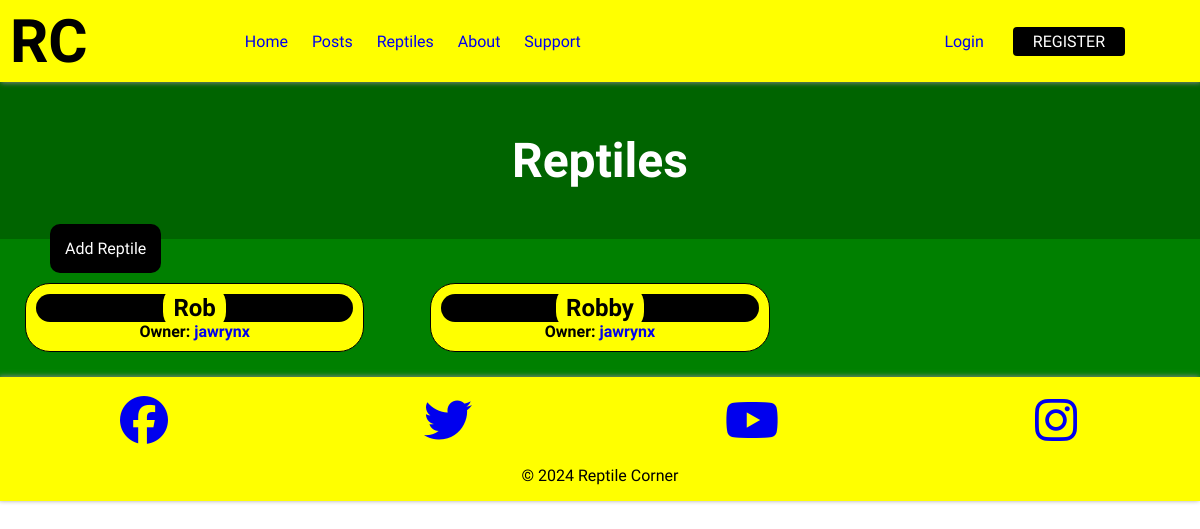
/reptiles/list/, run on an earlier commit of the app's database.
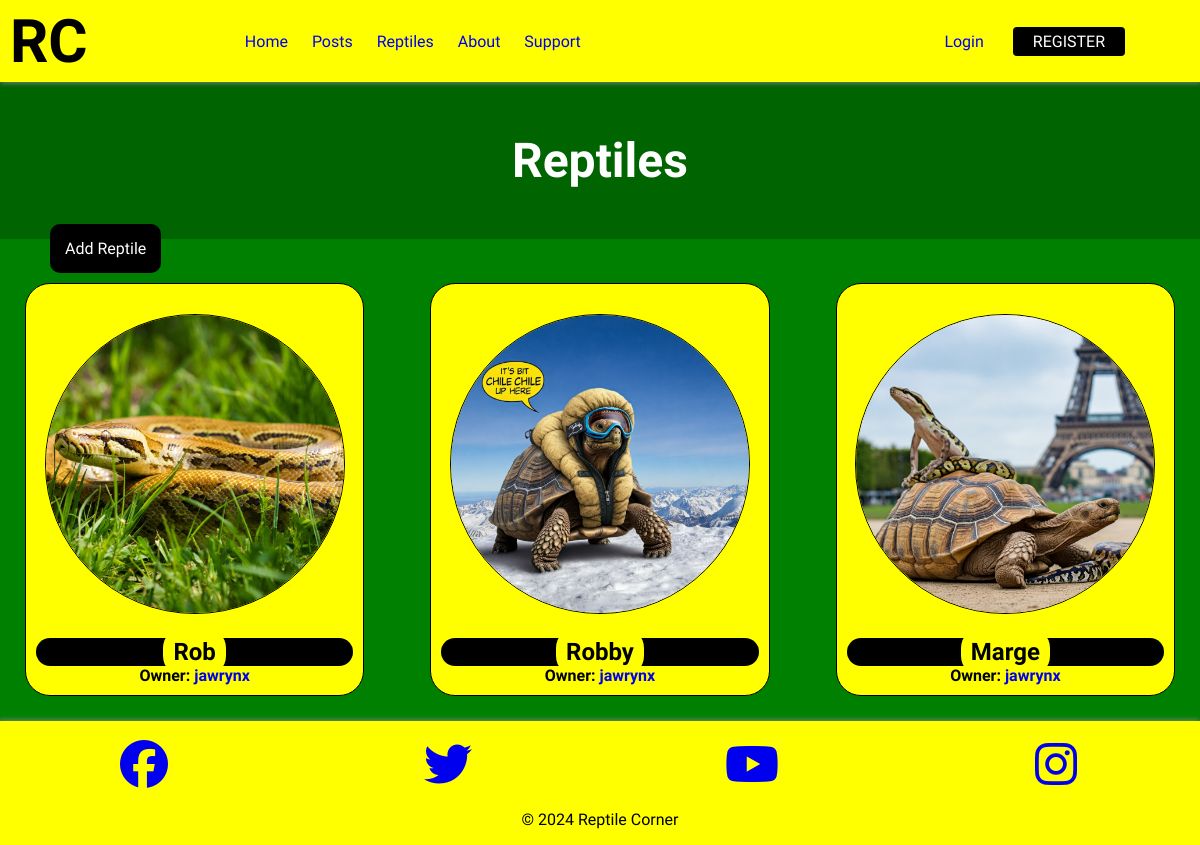
And on a later commit of the database.
### reptiles/models.py (models this page shows, shortened)
class Reptile(models.Model):
    user = models.ForeignKey(User, on_delete=models.CASCADE, related_name='reptiles')
    name = models.CharField(max_length=30)
    age = models.IntegerField()
    species = models.CharField(max_length=70)
    bio = models.TextField()
    reptile_picture = models.ImageField(upload_to='reptile_pics/', blank=True)

### reptiles/views.py (the view)
# urls.py: path('list/', views.reptiles_list, name='reptiles_list'),
def reptiles_list(request):
    reptiles = Reptile.objects.all()
    return render(request, 'reptiles/reptiles_list.html', {'reptiles': reptiles})

### reptiles/templates/reptiles/reptiles_list.html (shortened to what this page needs)
{% extends 'layout.html' %}
{% block content %}
  <h1 class="posts-list-title">Reptiles</h1>
  <a href="{% url 'reptiles:add_reptile' %}" class="add-reptile">Add Reptile</a>
  <div class="reptile-list grid">
    {% for reptile in reptiles %}
      <div class="reptile-item col-12 col-md-6 col-lg-4">
        {% if reptile.reptile_picture %}
        <a href="{% url 'reptiles:reptile_detail' pk=reptile.pk %}"><img class="image" src="{{ reptile.reptile_picture.url }}" alt="{{ reptile.name }}"></a>
        {% else %}
          {% comment %} <img src="{% static '/media/snake.jpeg' %}" alt="Default Reptile Image">  {% endcomment %}
        {% endif %}
        <h2 class='reptile-name'><a href="{% url 'reptiles:reptile_detail' pk=reptile.pk %}">{{ reptile.name }}</a></h2>
        <p>Owner: <a href="../../profile/{{ reptile.user.username }}">{{ reptile.user.username }}</a></p>
      </div>
    {% endfor %}
  </div>
{% endblock %}

### templates/layout.html (shortened to what this page needs)
<!DOCTYPE html>
{% load static %}
<html lang="en">
<head>
    <link rel="stylesheet" href="{% static 'css/style.css' %}">
    <link rel="stylesheet" href="{% static 'css/grid_classes.css' %}">
</head>
<body>
    <header class="header">
        <a href="/" class="logo">RC</a>
         <div class="desktop-nav">
            <ul class="menu-desktop">
                <li><a href="/">Home</a></li>
                <li><a href="{% url 'posts:list' %}">Posts</a></li>
                <li><a href="{% url 'reptiles:reptiles_list' %}">Reptiles</a> </li>
                <li><a href="/about">About</a></li>
                <li><a href="/support">Support</li>
            </ul>
         </div>
         <div class="desktop-user-links">
            {% if user.is_authenticated %}
                <a href="{% url 'users:logout' %}" class="logout-button">Logout</a>
                <a href="{% url 'profiles:profile' user.username %}" class="logout-button">Profile</a>
                <a href="{% url 'posts:new-post' %}" class="dark-button">Create Post</a>
            {% else %}
                <a href="{% url 'users:login' %}">Login</a>
                <a href="{% url 'users:register' %}" class="dark-button">REGISTER</a>
            {% endif %}
         </div>
    </header>
    <main class="main">
        {% block content %}
        {% endblock %}
    </main>
    <footer>
        <div class="footer-container">
            <div class="social-icons grid">
                <a href="https://www.facebook.com" target="_blank" class="col-3">
                    <i class="fab fa-facebook"></i>
                </a>
                <a href="https://twitter.com" target="_blank" class="col-3">
                    <i class="fab fa-twitter"></i>
                </a>
                <a href="https://www.youtube.com" target="_blank" class="col-3">
                    <i class="fab fa-youtube"></i>
                </a>
                <a href="https://www.instagram.com" target="_blank" class="col-3">
                    <i class="fab fa-instagram"></i>
                </a>
            </div>
            <p class="copyright">&copy; 2024 Reptile Corner</p>
        </div>
    </footer>
</body>
</html>

### static/css/style.css (style rules this page uses)
* { box-sizing: border-box; padding: 0; margin: 0; }
body { font-family: 'Ubuntu'; background-color: white; color: black; }
a { text-decoration: none; }
ul { list-style: none; }
.header { background-color: yellow; box-shadow: 1px 1px 5px 0px gray; position: sticky; top: 0; width: 100%; height: 82px; z-index: 99; }
.logo { display: inline-block; color: black; font-size: 60px; font-weight: bolder; margin-left: 10px; }
.desktop-nav, .desktop-user-links { display: none; }
.main { background-color: green; }
.posts-list-title, .about-title { padding: 50px; font-size: 3rem; font-weight: bolder; color: white; background-color: darkgreen; text-align: center; }
.image { width: 100%; border-radius: 10px; margin-bottom: 20px; }
.reptile-list { display: flex; flex-wrap: wrap; gap: 20px; }
.reptile-item { background-color: yellow; border: 1px solid black; border-radius: 25px; margin: 25px; padding: 10px; text-align: center; }
.reptile-item img { margin-top: 20px; border: 1px solid black; border-radius: 50%; width: 300px; height: 300px; object-fit: cover; }
.reptile-item p { font-weight: bold; }
.reptile-name { background-color: black; border-radius: 25px; }
.reptile-name a { padding: 10px; text-decoration: none; background-color: yellow; color: black; border-radius: 20px; }
.add-reptile { background-color: black; color: white; padding: 15px; border-radius: 10px; margin: 50px; }
footer { background-color: yellow; box-shadow: -1px -1px 5px 0px gray; }
.social-icons > a { text-align: center; font-size: 3rem; margin-top: 1rem; }
.copyright { text-align: center; padding: 1rem 0; color: black; }
@media screen and (min-width: 992px) { .desktop-nav, .desktop-user-links { display: block; } }
@media screen and (min-width: 992px) { .header { display: flex; justify-content: space-between; align-items: center; } }
@media screen and (min-width: 992px) { .desktop-nav { width: 30%; } }
@media screen and (min-width: 992px) { .menu-desktop { display: flex; justify-content: space-between; } }
@media screen and (min-width: 992px) { .desktop-user-links { margin-right: 50px; } }
@media screen and (min-width: 992px) { .desktop-user-links a { margin-right: 25px; } }
@media screen and (min-width: 992px) { .dark-button { color: white; background-color: black; padding: 5px 20px; border-radius: 4px; } }

### static/css/grid_classes.css (style rules this page uses)
.grid { display: grid; grid-template-columns: repeat(12, 1fr); gap: 1rem; }
.col-3 { grid-column: span 3; }
.col-12 { grid-column: span 12; }
@media (min-width: 768px) { .col-md-6 { grid-column: span 6; } }
@media (min-width: 992px) { .col-lg-4 { grid-column: span 4; } }

What changed in the data, as far as the page shows it:
changed Reptile "Rob": reptile_picture empty → "reptile_pics/snake.jpeg" (drawn); reptile_picture: picture added
changed Reptile "Robby": reptile_picture: picture added
added Reptile: reptile_picture (picture), name "Marge", user.username "jawrynx"
